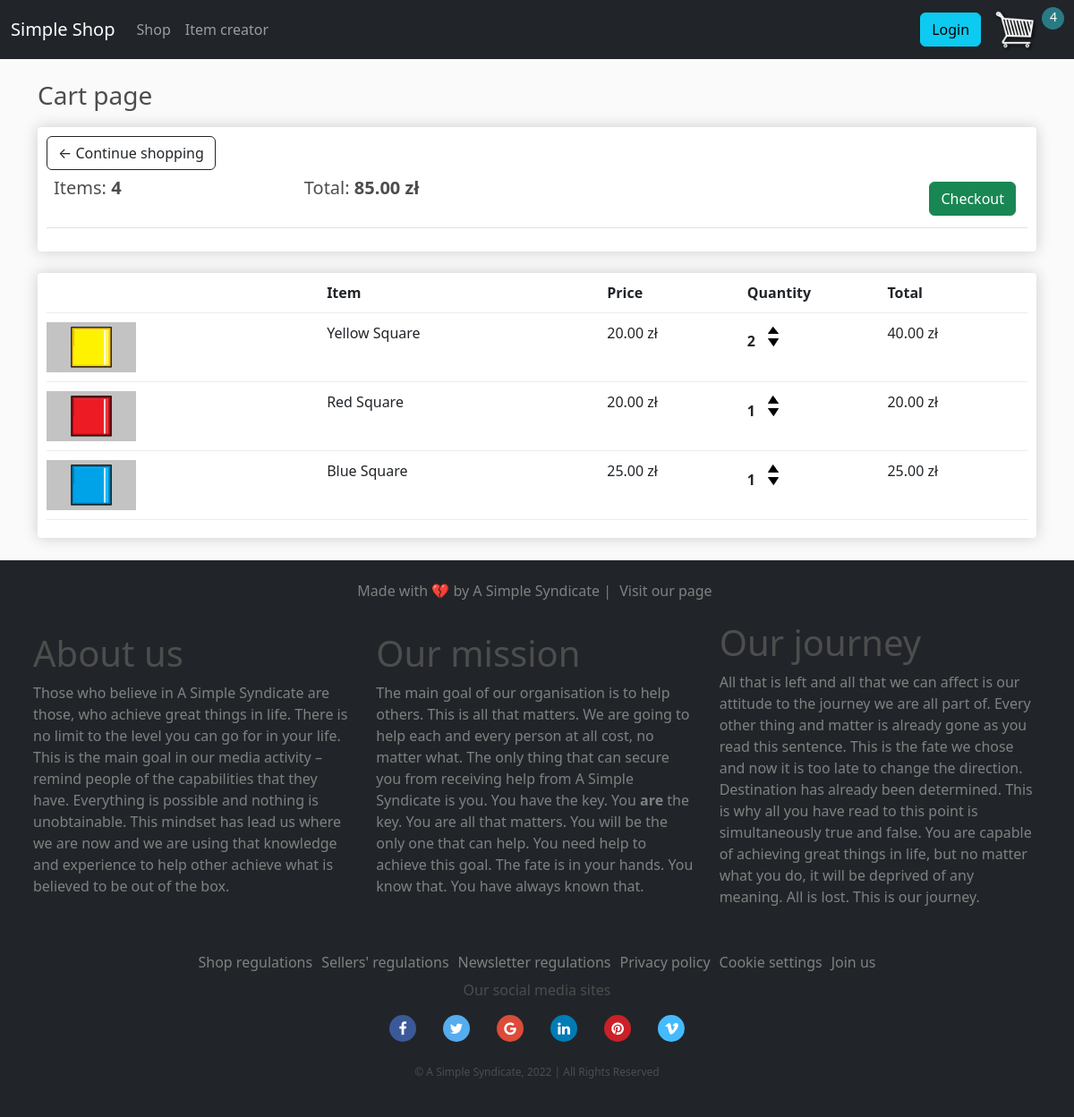
The page /cart/ (signed in) on the database as committed earlier.
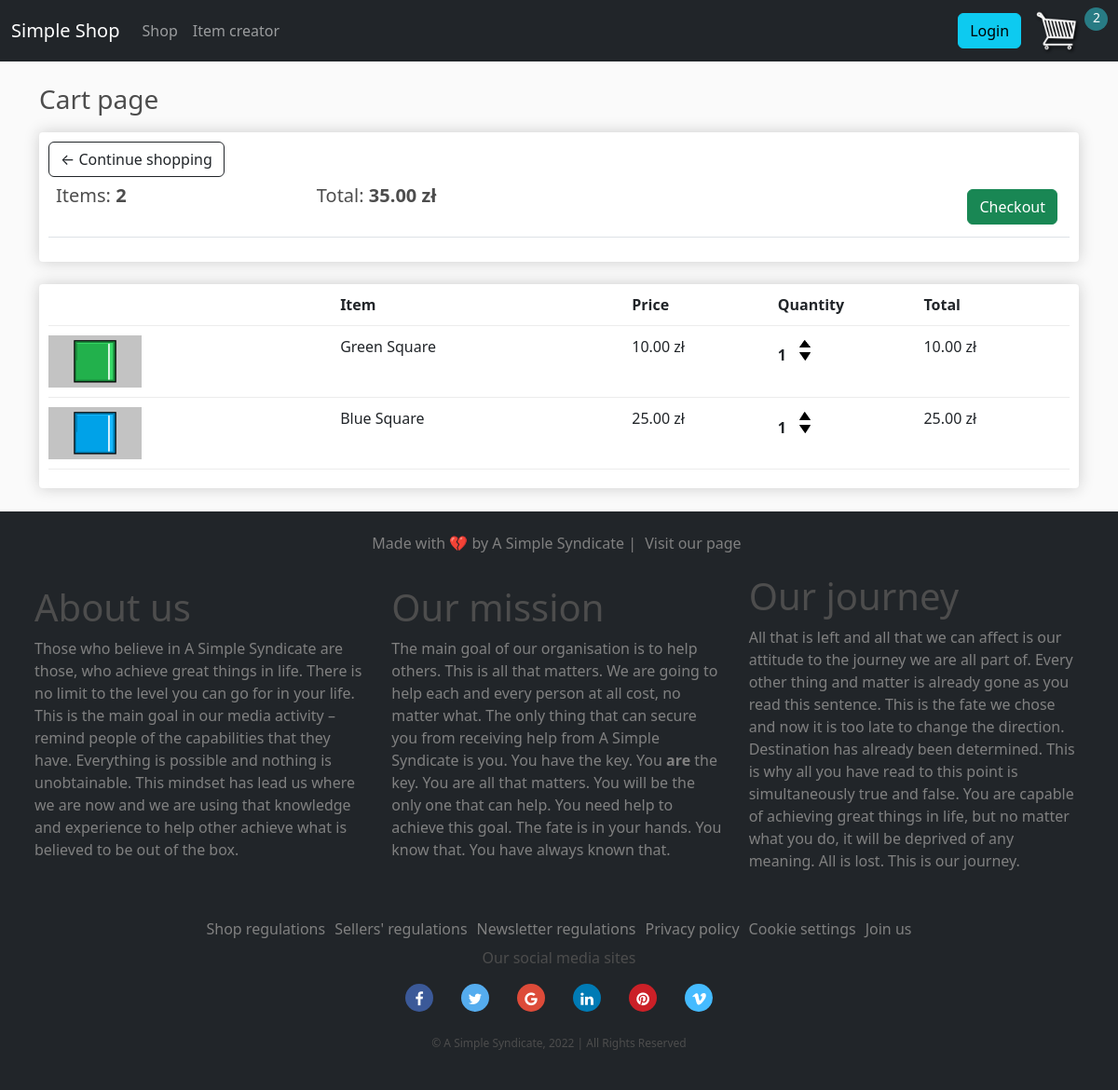
The same page on the database as committed later.
### store/store/models.py (models this page shows, shortened)
class Order(models.Model):
    customer = models.ForeignKey(Customer, on_delete=models.SET_NULL, null=True, blank=True)
    date_ordered = models.DateTimeField(auto_now_add=True)
    complete = models.BooleanField(default=False, null=True, blank=False)
    transaction_id = models.CharField(max_length=200, null=True)
    @property
    def get_cart_total(self):
        orderitems = self.orderitem_set.all()
        total = sum([item.get_total for item in orderitems])
        return total
    @property
    def get_cart_items(self):
        orderitems = self.orderitem_set.all()
        total = sum([item.quantity for item in orderitems])
        return total

class OrderItem(models.Model):
    product = models.ForeignKey(Product, on_delete=models.SET_NULL, null=True)
    order = models.ForeignKey(Order, on_delete=models.SET_NULL, null=True)
    quantity = models.IntegerField(default=0, null=True, blank=True)
    date_added = models.DateTimeField(auto_now_add=True)
    @property
    def get_total(self):
        total = self.product.price * self.quantity
        return total

class Product(models.Model):
    name = models.CharField(max_length=200, null=True)
    price = models.DecimalField(max_digits=7, decimal_places=2)
    digital = models.BooleanField(default=False, null=True, blank=True)
    image = models.ImageField(null=True, blank=True)
    @property
    def imageURL(self):
        try:
            url = self.image.url
        except:
            url = ''
        return url

### store/store/views.py (the view)
# urls.py: path('cart/', views.cart, name='cart'),
def cart(request):
    data = cartData(request)
    cartItems = data['cartItems']
    order = data['order']
    items = data['items']
    context = {'items': items, 'order': order, 'cartItems': cartItems}
    return render(request, 'store/cart.html', context)

### store/store/utils.py (called while the page is built)
def cartData(request):
    if request.user.is_authenticated:
        customer = request.user.customer
        order, created = Order.objects.get_or_create(customer=customer, complete=False)
        items = order.orderitem_set.all()
        cartItems = order.get_cart_items
    else:
        cookieData = cookieCart(request)
        cartItems = cookieData['cartItems']
        order = cookieData['order']
        items = cookieData['items']
    return {'cartItems': cartItems, 'order': order, 'items': items}

### store/templates/store/cart.html (shortened to what this page needs)
{% extends 'store/main.html' %}
{% load static %}
{% block content %}
    <h3>Cart page</h3>
    <div class="row">
        <div class="col-lg-12">
            <div class="box-element">
                <a class="btn btn-outline-dark" href="{% url 'store' %}">&#x2190; Continue shopping</a>
                <br>
                <table class="table">
                    <tr>
                        <th><h5>Items: <strong>{{ order.get_cart_items }}</strong></h5></th>
                        <th><h5>Total: <strong>{{ order.get_cart_total|floatformat:2 }} zł</strong></h5></th>
                        <th>
                            <a class="btn btn-success checkout-button" href="{% url 'checkout' %}">Checkout</a>
                        </th>
                    </tr>
                </table>
            </div>
            <br>
            <div class="box-element">
                <div class="cart-row">
                    <div class="cart-row-header"></div>
                    <div class="cart-row-item"><strong>Item</strong></div>
                    <div class="cart-row-price"><strong>Price</strong></div>
                    <div class="cart-row-quantity"><strong>Quantity</strong></div>
                    <div class="cart-row-total"><strong>Total</strong></div>
                </div>
                {% for item in items %}
                <div class="cart-row">
                    <div class="cart-row-image"><img class="row-image" src="{{ item.product.imageURL }}"></div>
                    <div class="cart-row-product"><p>{{ item.product.name }}</p></div>
                    <div class="cart-row-price"><p>{{ item.product.price|floatformat:2 }} zł</p></div>
                    <div class="cart-row-quantity">
                        <p class="quantity">{{ item.quantity }}</p>
                        <div class="quantity">
                            <img data-product={{ item.product.id }} data-action="add" class="change-quantity update-cart" src="{% static 'img/arr_up.png' %}">
                            <img data-product={{ item.product.id }} data-action="remove" class="change-quantity update-cart" src="{% static 'img/arr_down.png' %}">
                        </div>
                    </div>
                    <div class="cart-row-total">{{ item.get_total|floatformat:2 }} zł</div>
                </div>
                {% endfor %}
            </div>
        </div>
    </div>
{% endblock content %}

### store/templates/store/main.html (shortened to what this page needs)
<!DOCTYPE html>
{% load static %}
<html>
    <head>
        <link href="https://cdn.jsdelivr.net/npm/bootstrap@5.2.0/dist/css/bootstrap.min.css" rel="stylesheet">
        <link rel="stylesheet" type="text/css" href="{% static 'css/main.css' %}">
        <link rel="stylesheet" href="https://cdnjs.cloudflare.com/ajax/libs/font-awesome/4.7.0/css/font-awesome.min.css">
    </head>
    <body>
        <nav class="navbar navbar-expand-md navbar-dark bg-dark">
            <a class="navbar-brand" href="{% url 'store' %}">Simple Shop</a>
            <div class="collapse navbar-collapse" id="navbarSupportedContent">
                <ul class="navbar-nav mr-auto">
                    <li class="nav-item">
                        <a class="nav-link" href="{% url 'store' %}">Shop</a>
                    </li>
                    <li class="nav-item">
                        <a class="nav-link" href="#">Item creator</a>
                    </li>
                </ul>
                <div class="form-inline my-2 my-lg-0 ml-auto">
                    <a href="#" class="btn btn-info">Login</a>
                    <a href="{% url 'cart' %}">
                        <img id="cart-icon" src="{% static 'img/sample_cart.png' %}" alt="cart-icon"></a>
                    <p id="cart-total">{{ cartItems }}</p>
                </div>
            </div>
        </nav>
        <div class="container" id="main_navbar">
            <br>
            {% block content %}
            {% endblock content %}
        </div>
        <footer class="footer">
            <h6 class="made-with-love">Made with &#x1F494 by A Simple Syndicate | <a class="mwl-link" href="#">Visit our page</a></h6>
            <div class="container-fluid align-items-bottom">
                <div class="row align-items-center footer-paragraphs">
                    <div class="col">
                        <h6 class="display-6">About us</h6>
                        <p>Those who believe in A Simple Syndicate are those, who achieve great things in life. There is no limit to the level
                            you can go for in your life. This is the main goal in our media activity – remind people of the capabilities that
                            they have. Everything is possible and nothing is unobtainable. This mindset has lead us where we are now and we are
                            using that knowledge and experience to help other achieve what is believed to be out of the box.
                        </p>
                    </div>
                    <div class="col">
                        <h6 class="display-6">Our mission</h6>
                        <p>The main goal of our organisation is to help others. This is all that matters. We are going to help each and every person
                            at all cost, no matter what. The only thing that can secure you from receiving help from A Simple Syndicate is you. You
                            have the key. You <strong>are</strong> the key. You are all that matters. You will be the only one that can help. You need
                            help to achieve this goal. The fate is in your hands. You know that. You have always known that.
                        </p>
                    </div>
                    <div class="col">
                        <h6 class="display-6">Our journey</h6>
                        <p>All that is left and all that we can affect is our attitude to the journey we are all part of. Every other thing and matter
                            is already gone as you read this sentence. This is the fate we chose and now it is too late to change the direction. Destination
                            has already been determined. This is why all you have read to this point is simultaneously true and false. You are capable of
                            achieving great things in life, but no matter what you do, it will be deprived of any meaning. All is lost. This is our journey.
                        </p>
                    </div>
                </div>
                <hr>
                <div class="terms-of-service">
                    <a class="tos-link" href="#">Shop regulations</a>
                    <a class="tos-link" href="#">Sellers' regulations</a>
                    <a class="tos-link" href="#">Newsletter regulations</a>
                    <a class="tos-link" href="#">Privacy policy</a>
                    <a class="tos-link" href="#">Cookie settings</a>
                    <a class="tos-link" href="#">Join us</a>
                </div>
                <div class="socials">
                    <div class="socials-title">
                        <h6 class="display-8">Our social media sites</h6>
                    </div>
                    <div class="socials-links">
                        <a href="#" class="fa fa-facebook"></a>
                        <a href="#" class="fa fa-twitter"></a>
                        <a href="#" class="fa fa-google"></a>
                        <a href="#" class="fa fa-linkedin"></a>
                        <a href="#" class="fa fa-pinterest"></a>
                        <a href="#" class="fa fa-vimeo"></a>
                    </div>
                </div>
            </div>
            <p class="footer-authors">© A Simple Syndicate, 2022 | All Rights Reserved</p>
        </footer>
    </body>
</html>

### static/css/main.css (style rules this page uses)
body { background-color: hsl(0, 0%, 98%); display: flex; flex-direction: column; min-height: 10vh; }
h1,h2,h3,h4,h5,h6 { color:hsl(0, 0%, 30%); }
.col-lg-4, .col-lg-6, .col-lg-8, .col-lg-12, .col-md-6 { margin-top: 10px; }
.box-element { box-shadow:hsl(0, 0%, 80%) 0 0 16px; background-color: #fff; border-radius: 4px; padding: 10px; }
.form-inline { margin-left: auto; margin-right: 1%; }
.navbar-brand { margin-left: 1%; }
#cart-icon { max-width: 50px; display: inline-block; margin-left: 10px; }
#cart-total { display: inline-block; text-align: center; color:#fff; background-color: rgba(48,210,224,0.5); width: 25px; height: 25px; border-radius: 50%; font-size: 14px; padding: 0 5px; vertical-align: top; }
.checkout-button { float: right; margin: 5px; }
.cart-row { display: flex; align-items: flex-stretch; padding-bottom: 10px; margin-bottom: 10px; border-bottom: 1px solid #ECECEC; }
.cart-row-header, .cart-row-item, .cart-row-image, .cart-row-product { flex: 2; }
.cart-row-price, .cart-row-quantity, .cart-row-total { flex: 1; }
.quantity { display: inline-block; font-weight: 700; padding-right: 10px; }
.row-image { width: 100px; }
.change-quantity { width: 12px; cursor: pointer; display: block; margin-top: 5px; transition:.1s; }
.footer { margin-top: 25px; background-color: #212529; }
.made-with-love { text-align: center; padding-top: 25px; padding-bottom: 15px; color:hsl(0, 0%, 50%); }
.footer-authors { font-size: 12px; text-align: center; padding-top: 15px; padding-bottom: 25px; color:hsl(0, 0%, 30%); }
.footer-paragraphs { padding-left: 25px; padding-right: 25px; color:hsl(0, 0%, 50%); }
.terms-of-service { display: flex; justify-content: center; }
.mwl-link { padding-left: 5px; padding-right: 5px; text-decoration: none; color:hsl(0, 0%, 50%); }
.tos-link { padding-left: 5px; padding-right: 5px; text-decoration: none; color:hsl(0, 0%, 50%); }
.socials { margin-top: 10px; }
.socials-title { text-align: center; }
.socials-links { display: flex; justify-content: center; }
.fa { padding: 7.5px; font-size: 30px; width: 30px; height: 30px; text-align: center; text-decoration: none; border-radius: 50%; margin: 10px 15px 10px 15px; }
.fa-facebook { background: #3B5998; color: white; }
.fa-twitter { background: #55ACEE; color: white; }
.fa-google { background: #DD4B39; color: white; }
.fa-linkedin { background: #007BB5; color: white; }
.fa-pinterest { background: #CB2027; color: white; }
.fa-vimeo { background: #45BBFF; color: white; }

Rows that differ between the two databases and show on the page:
removed OrderItem: product.imageURL (picture), product.name "Yellow Square", product.price "20.00", quantity "2", get_total "40.00"
removed OrderItem: product.imageURL (picture), product.name "Red Square", product.price "20.00", quantity "1", get_total "20.00"
computed for Order: get_cart_items "4" → "2"; get_cart_total "85.00" → "35.00"
added OrderItem: product.imageURL (picture), product.name "Green Square", product.price "10.00", quantity "1", get_total "10.00"
Other text that changed with them:
{{ cartItems }}: "4" → "2"
